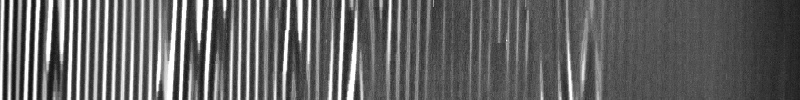
#> input picture test/Image0.jpg, 800 x 100 px
$ python -i rule_based_service.py   (imports and definitions only)
#> lines starting #> are read from the running program, lines starting #| are printed output that depends on the picture; after the words box and inside, x2 and y2 are one past the last pixel; in counts of white or black regions, pixels touching at a corner belong together
#!/usr/bin/env python3
# -*- coding: utf-8 -*-
"""基于规则的膜面褶皱检测共享目录服务

与 dinomaly_service.py（Dinomaly 深度学习版）的输入输出契约完全一致：
  input/{process_id}/           ← 工控端投递（request.json + 图像）
  output/{process_id}/*.png|json ← 本服务写出三件套
差异仅在推理引擎：预处理 + 轮廓 + 几何规则 + 单遍聚类（仅依赖 cv2 + numpy）。

部署警告：本脚本与 Dinomaly 版监听同一 input 目录，严禁两个进程同时运行，
否则会抢任务并以相同文件名互相覆盖输出。切换顺序：停旧进程 → 启新进程。
"""

import argparse
import json
import logging
import math
import os
import sys
import time
from datetime import datetime
from pathlib import Path
from typing import Dict, List, Optional, Sequence, Tuple

import cv2
import numpy as np


project_root = os.path.dirname(os.path.abspath(__file__))
sys.path.append(project_root)

# 默认路径配置（本地运行：脚本目录下的 input/output）
_DEFAULT_DIR = Path(__file__).resolve().parent
DEFAULT_ANOMALY_INPUT_DIR = str(_DEFAULT_DIR / "input")
DEFAULT_ANOMALY_OUTPUT_DIR = str(_DEFAULT_DIR / "output")

LOGGER = logging.getLogger("anomaly_rule_service")
IMAGE_EXTENSIONS = {".jpg", ".jpeg", ".png", ".bmp", ".tif", ".tiff"}

# JSON 展示用的子图划分：全图宽度 25 等分，与 Dinomaly 版 fixed_crop 的全图划分语义对齐，
# 仅用于 crop_results 字段兼容，不影响实际检测区域
DISPLAY_NUM_CROPS = 25

# 全图评分时剔除的首尾子图数（各 2 片，共 4 片），与 Dinomaly 版 exclude_edge_crops 对齐
_EXCLUDED_EDGE_CROPS = 2

# 合成异常图的高斯平滑核（边缘柔化，接近深度学习版热区观感；1 表示不平滑）
SMOOTH_KERNEL_SIZE = 31

# 规则参数的标定基准：产线原图 31901x1000 的图像高度。
# 检测时按 实际高度/REF_HEIGHT 缩放全部绝对像素参数，使缩小图（如 500x500）同样可用
REF_HEIGHT = 1000


# [18 lines left out: function _resolve_threshold, not called in this run]


DEFAULT_CROP_EXCLUDE_DETECT = 0
DEFAULT_CROP_EXCLUDE_JUDGE = 2
DEFAULT_CROP_EXCLUDE_DISPLAY = 0
MAX_CROP_EXCLUDE = 12  # 25 等分下每侧最多排除 12 份（保留中间 1 份）


# [20 lines left out: function _resolve_edge_crop_count, not called in this run]


def _resolve_crop_exclude_detect() -> int:
    return _resolve_edge_crop_count("ANOMALY_CROP_EXCLUDE_DETECT", DEFAULT_CROP_EXCLUDE_DETECT)


def _resolve_crop_exclude_judge() -> int:
    return _resolve_edge_crop_count("ANOMALY_CROP_EXCLUDE_JUDGE", DEFAULT_CROP_EXCLUDE_JUDGE)


def _resolve_crop_exclude_display() -> int:
    return _resolve_edge_crop_count("ANOMALY_CROP_EXCLUDE_DISPLAY", DEFAULT_CROP_EXCLUDE_DISPLAY)


# [25 lines left out: functions _resolve_crop_exclusions, _filter_wrinkles_by_segments, not called in this run]


def _odd(value: float, minimum: int = 3) -> int:
    # cv2 的核尺寸/blockSize 必须为正奇数
    v = max(int(round(value)), minimum)
    return v if v % 2 == 1 else v + 1


# [23 lines left out: functions setup_logging, resolve_configured_path, min_max_norm, not called in this run]


def cvt2heatmap(gray: np.ndarray) -> np.ndarray:
    # 与服务器 utils_.py:cvt2heatmap 逐行一致
    return cv2.applyColorMap(np.uint8(gray), cv2.COLORMAP_JET)


class Cluster:
    """单遍聚类的簇：维护特征质心与成员轮廓点集"""

    def __init__(self, features: Sequence[float], contour: np.ndarray):
        self.centroid = np.array(features, dtype=np.float32)
        self.members: List[Sequence[float]] = [features]
        self.contours: List[np.ndarray] = [contour]
        self.n_samples = 1

    # [4 lines left out: function update_centroid, not called in this run]

    def distance(self, point: Sequence[float], l2: float = 0.5, l3: float = 0.2) -> float:
        pos_diff = np.linalg.norm(np.asarray(point[:2]) - self.centroid[:2])
        area_centroid = self.centroid[2] * self.centroid[3]
        area_point = point[2] * point[3]
        area_diff = abs(area_centroid - area_point) / (max(area_centroid, 1.0))
        angle_diff = abs(point[4] - self.centroid[4])
        return pos_diff * (1 + l2 * area_diff + l3 * angle_diff)


class SinglePassClustering:
    """单遍聚类：合并同一褶皱被分割出的多个轮廓（相对 OptiRoll 原版额外携带轮廓点集）"""

    def __init__(self, threshold: float = 50.0, l2: float = 0.5, l3: float = 0.2):
        self.threshold = threshold
        self.l2 = l2
        self.l3 = l3
        self.clusters: List[Cluster] = []

    def add_point(self, features: Sequence[float], contour: np.ndarray) -> None:
        nearest_cluster: Optional[Cluster] = None
        min_distance = float("inf")

        for cluster in self.clusters:
            dist = cluster.distance(features, self.l2, self.l3)
            if dist < min_distance:
                min_distance = dist
                nearest_cluster = cluster

        if nearest_cluster and min_distance <= self.threshold:
            nearest_cluster.members.append(features)
            nearest_cluster.contours.append(contour)
            nearest_cluster.update_centroid(features)
        else:
            self.clusters.append(Cluster(features, contour))

    def get_results(self) -> List[Tuple[List[float], List[np.ndarray]]]:
        return [(c.centroid.tolist(), c.contours) for c in self.clusters]


class RuleBasedWrinkleCore:
    """规则化褶皱检测核心（移植自 OptiRoll RuleBasedWrinkleDetector，去除项目数据模型依赖）"""

    def __init__(
        self,
        crop_start: int = 0,
        crop_width: int = 10**9,
        min_height: int = 950,
        min_width: int = 20,
        max_width: int = 80,
        min_ratio: float = 5.0,
        max_angle_dev: float = 30.0,
        clustering_threshold: float = 50.0,
    ):
        # 所有构造参数均为 REF_HEIGHT 分辨率下的标定值，detect() 内按图片高度等比缩放。
        # crop_start=0 + 足够大的 crop_width 表示全图检测（detect 内有 min(x2, w) 保护）
        self.crop_start = crop_start
        self.crop_width = crop_width
        self.min_height = min_height
        self.min_width = min_width
        self.max_width = max_width
        self.min_ratio = min_ratio
        self.max_angle_dev = max_angle_dev
        self.clustering_threshold = clustering_threshold

    def preprocess(self, image: np.ndarray, scale: float = 1.0) -> np.ndarray:
        blurred = cv2.medianBlur(image, _odd(5 * scale))
        clahe = cv2.createCLAHE(clipLimit=2.0, tileGridSize=(8, 8))
        enhanced = clahe.apply(blurred)
        binary = cv2.adaptiveThreshold(
            enhanced, 255, cv2.ADAPTIVE_THRESH_MEAN_C,
            cv2.THRESH_BINARY, blockSize=_odd(201 * scale, minimum=5), C=25
        )
        binary_inv = cv2.bitwise_not(binary)
        v_kernel = cv2.getStructuringElement(cv2.MORPH_RECT, (1, _odd(15 * scale)))
        refined = cv2.morphologyEx(binary_inv, cv2.MORPH_CLOSE, v_kernel)
        h_kernel = cv2.getStructuringElement(cv2.MORPH_RECT, (_odd(3 * scale), _odd(3 * scale)))
        refined = cv2.morphologyEx(refined, cv2.MORPH_OPEN, h_kernel)
        return refined

    @staticmethod
    def _calculate_angle_from_min_area_rect(
        rect: Tuple[Tuple[float, float], Tuple[float, float], float]
    ) -> Tuple[float, float, float]:
        (cx, cy), (rw, rh), angle = rect
        if rw > rh:
            rw, rh = rh, rw
            angle += 90

        if angle > 90:
            angle -= 180
        elif angle < -90:
            angle += 180
        return rw, rh, angle

    @staticmethod
    def _calculate_severity(width: float, height: float, aspect_ratio: float, scale: float = 1.0) -> int:
        width_score = 1.0
        if width > 45 * scale: width_score = 5.0
        elif width > 35 * scale: width_score = 4.0
        elif width > 25 * scale: width_score = 3.0
        elif width > 18 * scale: width_score = 2.0

        ratio_score = 1.0
        if aspect_ratio > 12: ratio_score = 5.0
        elif aspect_ratio > 9: ratio_score = 4.0
        elif aspect_ratio > 6: ratio_score = 3.0
        elif aspect_ratio > 4: ratio_score = 2.0

        avg_score = (width_score + ratio_score) / 2
        return min(5, max(1, int(round(avg_score))))

    def _calculate_confidence(self, width, height, angle_error, aspect_ratio, scale: float = 1.0) -> float:
        confidence = 0.5
        if self.min_width * scale <= width <= self.max_width * scale: confidence += 0.2
        elif width > self.max_width * scale: confidence -= 0.1
        if height > self.min_height * scale * 1.5: confidence += 0.15
        elif height > self.min_height * scale: confidence += 0.1
        if angle_error <= 5: confidence += 0.1
        elif angle_error <= self.max_angle_dev: confidence += 0.05
        if aspect_ratio > self.min_ratio * 1.5: confidence += 0.1
        elif aspect_ratio > self.min_ratio: confidence += 0.05
        return min(1.0, max(0.0, confidence))

    def detect(self, gray: np.ndarray) -> List[Dict]:
        """输入全图灰度图，返回全图坐标系的褶皱列表（dict 含合成异常图用的 contours）"""
        h, w = gray.shape[:2]
        scale = h / REF_HEIGHT
        x1 = int(round(self.crop_start * scale))
        x2 = min(x1 + int(round(self.crop_width * scale)), w)
        in_roi = x1 < w
        roi_img = gray[:, x1:x2] if in_roi else gray
        x_offset = x1 if in_roi else 0

        binary_roi = self.preprocess(roi_img, scale)
        contours, _ = cv2.findContours(binary_roi, cv2.RETR_EXTERNAL, cv2.CHAIN_APPROX_SIMPLE)

        min_width = self.min_width * scale
        max_width = self.max_width * scale
        min_height = self.min_height * scale

        candidates: List[Tuple[List[float], np.ndarray]] = []
        for cnt in contours:
            rect = cv2.minAreaRect(cnt)
            rw, rh, angle = self._calculate_angle_from_min_area_rect(rect)
            angle_error = abs(angle)
            if angle_error > self.max_angle_dev:
                continue
            if rw < min_width or rw > max_width or rh < min_height:
                continue
            if (rh / (rw + 1e-5)) < self.min_ratio:
                continue

            global_cx = x_offset + rect[0][0]
            cnt_shifted = cnt + np.array([x_offset, 0], dtype=cnt.dtype) if x_offset else cnt
            candidates.append(([global_cx, rect[0][1], rw, rh, angle], cnt_shifted))

        clustering = SinglePassClustering(threshold=self.clustering_threshold * scale)
        for features, cnt in candidates:
            clustering.add_point(features, cnt)

        wrinkles: List[Dict] = []
        for idx, (centroid, member_contours) in enumerate(clustering.get_results()):
            cx, cy, rw, rh, angle = centroid
            width, height = float(rw), float(rh)
            aspect_ratio = height / (width + 1e-5)
            wrinkles.append({
                "id": idx,
                "cx": float(cx),
                "cy": float(cy),
                "width": width,
                "length": height,
                "angle": float(angle),
                "confidence": self._calculate_confidence(width, height, abs(angle), aspect_ratio, scale),
                "severity": self._calculate_severity(width, height, aspect_ratio, scale),
                "bbox": (
                    float(cx - width / 2), float(cy - height / 2),
                    float(cx + width / 2), float(cy + height / 2),
                ),
                "contours": member_contours,
            })
        return wrinkles


class AnomalyProcessorService:
    # [52 lines left out: functions __init__, _list_batch_dirs, _get_latest_batch_dir, _load_request_metadata, _find_batch_image, not called in this run]

    def _is_square_request(self, request_data: Dict) -> bool:
        return request_data.get("image_type", "") == "square"

    # [7 lines left out: function _get_output_paths, not called in this run]

    def _is_result_ready(self, process_id: str) -> bool:
        prediction_path, heatmap_path, json_path = self._get_output_paths(process_id)
        return prediction_path.exists() and heatmap_path.exists() and json_path.exists()

    # [360 lines left out: functions _get_anomaly_level, _calculate_analog_voltage, _overall_score, _compose_anomaly_map, _build_crop_results, _wrinkle_to_json and 8 more, not called in this run]


# [2 lines not run here, left out]

>>> import cv2
>>> picture = cv2.imread('../../../test/Image0.jpg', cv2.IMREAD_GRAYSCALE)
#> picture is the input picture: shape (100, 800); min 14, max 255, mean 100.8
>>> result = RuleBasedWrinkleCore().detect(picture)
#> in preprocess, `enhanced = clahe.apply(blurred)`:
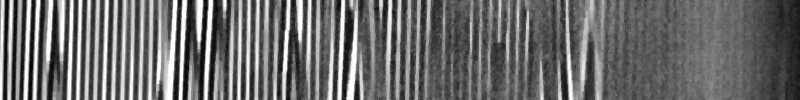
#> enhanced: shape (100, 800); min 5, max 255, mean 108.7
#> in preprocess, `binary = cv2.adaptiveThreshold( enhanced, 255, cv2.ADAPTIVE_THRESH_MEA..`:
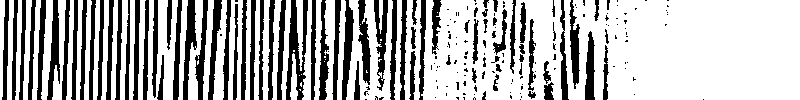
#> binary: shape (100, 800); 70.5% white; 190 black regions (110 under 20 px), largest, box (x1, y1, x2, y2) and area: (286, 0, 308, 100) 1092, (183, 0, 197, 100) 677, (47, 0, 60, 100) 660
#> in preprocess, `refined = cv2.morphologyEx(binary_inv, cv2.MORPH_CLOSE, v_kernel)`:
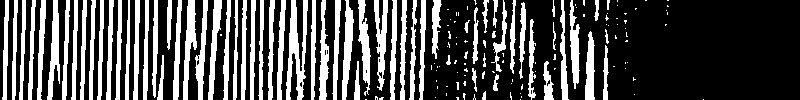
#> refined: shape (100, 800); 30% white; 154 white regions (87 under 20 px), largest, box (x1, y1, x2, y2) and area: (286, 0, 308, 100) 1119, (183, 0, 197, 100) 682, (374, 0, 388, 91) 667
#> in preprocess, `refined = cv2.morphologyEx(refined, cv2.MORPH_OPEN, h_kernel)`:
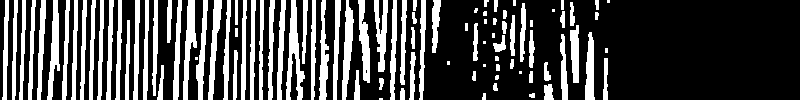
#> refined: shape (100, 800); 28.3% white; 97 white regions (16 under 20 px)
#> in detect, `contours, _ = cv2.findContours(binary_roi, cv2.RETR_EXTERNAL, cv2.CHAI..`: contours = 97 contours, 26 with area under 20; largest, box (x1, y1, x2, y2) and area: (286, 0, 305, 100) 688, (183, 0, 197, 100) 562, (342, 0, 354, 100) 553, (47, 0, 60, 100) 528, (208, 0, 222, 100) 496
#> the loop in detect, `for cnt in contours:` made 97 passes
#> (rect, cx in _calculate_angle_from_min_area_rect, cy in _calculate_angle_from_min_area_rect, rw, rh, angle, angle_error) on passes 3, 4, 5, 6, 7, 8, 9, 11: (((483.5, 96), (6, 3), -90), 483.5, 96, 3, 6, 0, 0), (((402, 93.5), (11, 4), -90), 402, 93.5, 4, 11, 0, 0), (((548.5, 91.5), (15, 9), -90), 548.5, 91.5, 9, 15, 0, 0), (((495, 86.5), (7, 4), -90), 495, 86.5, 4, 7, 0, 0), (((381, 83.5), (11, 4), -90), 381, 83.5, 4, 11, 0, 0), (((496.5, 77), (4, 3), -90), 496.5, 77, 3, 4, 0, 0), (((530.5, 76.5), (11, 3), -90), 530.5, 76.5, 3, 11, 0, 0), (((473.5, 75.5), (9, 3), -90), 473.5, 75.5, 3, 9, 0, 0)
#> (cnt, rect, cx in _calculate_angle_from_min_area_rect, cy in _calculate_angle_from_min_area_rect, rw, rh, angle, angle_error) on passes 17, 24, 28, 31, 35, 37: ([[447, 61], [447, 64], [449, 64], [449, 61]], ((448, 62.5), (3, 2), -90), 448, 62.5, 2, 3, 0, 0), ([[605, 48], [605, 52], [607, 52], [607, 48]], ((606, 50), (4, 2), -90), 606, 50, 2, 4, 0, 0), ([[492, 33], [492, 37], [494, 37], [494, 33]], ((493, 35), (4, 2), -90), 493, 35, 2, 4, 0, 0), ([[235, 28], [235, 36], [237, 36], [237, 28]], ((236, 32), (8, 2), -90), 236, 32, 2, 8, 0, 0), ([[465, 23], [465, 30], [467, 30], [467, 23]], ((466, 26.5), (7, 2), -90), 466, 26.5, 2, 7, 0, 0), ([[530, 20], [530, 26], [532, 26], [532, 20]], ((531, 23), (6, 2), -90), 531, 23, 2, 6, 0, 0)
#> the loop in detect, `for features, cnt in candidates:` made 28 passes
#> the loop in detect, `for idx, (centroid, member_contours) in enumerate(clustering.get_resul..` made 28 passes
#> (centroid, member_contours) on pass 28: ([5.18, 49.5, 4.33, 99.11, 1.27], 1 contour; box (x1, y1, x2, y2) and area: (2, 0, 9, 100) 320)

$ run again, on test/Image10.jpg
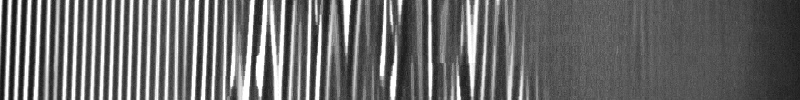
#> input picture test/Image10.jpg, 800 x 100 px
#> picture is the input picture: shape (100, 800); min 15, max 255, mean 107.8
#> in preprocess, `binary = cv2.adaptiveThreshold( enhanced, 255, cv2.ADAPTIVE_THRESH_MEA..`:
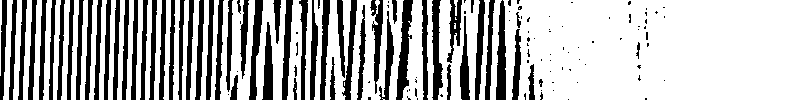
#> binary: shape (100, 800); 70.6% white; 135 black regions (76 under 20 px), largest, box (x1, y1, x2, y2) and area: (396, 0, 413, 100) 853, (496, 0, 506, 100) 731, (432, 0, 443, 100) 701
#> in preprocess, `refined = cv2.morphologyEx(refined, cv2.MORPH_OPEN, h_kernel)`:
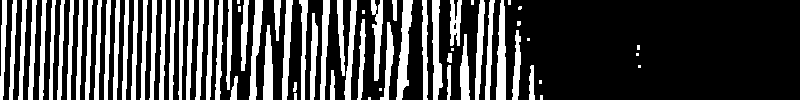
#> refined: shape (100, 800); 28.7% white; 71 white regions (16 under 20 px)
#> contours = 71 contours, 17 with area under 20; largest, box (x1, y1, x2, y2) and area: (396, 0, 413, 100) 742, (496, 0, 506, 100) 632, (432, 0, 443, 100) 593, (249, 0, 263, 100) 568, (282, 0, 293, 100) 509
#> the loop in detect, `for cnt in contours:` made 71 passes
#> (rect, cx in _calculate_angle_from_min_area_rect, cy in _calculate_angle_from_min_area_rect, rw, rh, angle, angle_error) on passes 5, 7, 8, 10, 11: (((294.5, 86.5), (9, 3), -90), 294.5, 86.5, 3, 9, 0, 0), (((233.6, 87.51), (23.37, 6.11), -86.63), 233.6, 87.51, 6.11, 23.37, 3.37, 3.37), (((332, 84.5), (29, 4), -90), 332, 84.5, 4, 29, 0, 0), (((531.5, 82), (34, 5), -90), 531.5, 82, 5, 34, 0, 0), (((448.5, 82), (34, 3), -90), 448.5, 82, 3, 34, 0, 0)
#> the loop in detect, `for features, cnt in candidates:` made 32 passes
#> the loop in detect, `for idx, (centroid, member_contours) in enumerate(clustering.get_resul..` made 32 passes

$ run again, on test/Image12.jpg
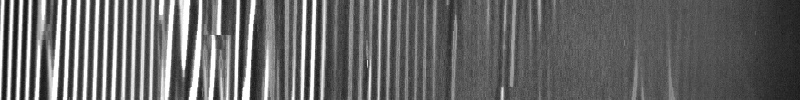
#> input picture test/Image12.jpg, 800 x 100 px
#> picture is the input picture: shape (100, 800); min 15, max 255, mean 104.1
#> in preprocess, `binary = cv2.adaptiveThreshold( enhanced, 255, cv2.ADAPTIVE_THRESH_MEA..`:
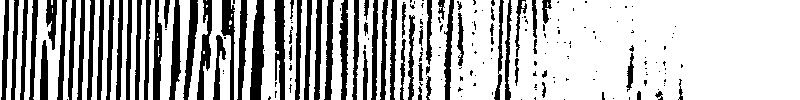
#> binary: shape (100, 800); 72.2% white; 194 black regions (124 under 20 px), largest, box (x1, y1, x2, y2) and area: (250, 0, 265, 100) 1021, (274, 0, 285, 100) 804, (183, 0, 198, 100) 689
#> in preprocess, `refined = cv2.morphologyEx(refined, cv2.MORPH_OPEN, h_kernel)`:
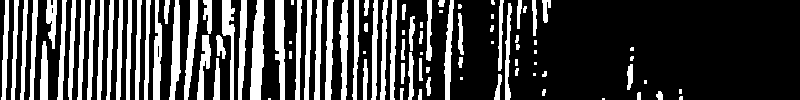
#> refined: shape (100, 800); 26.8% white; 97 white regions (23 under 20 px)
#> contours = 97 contours, 33 with area under 20; largest, box (x1, y1, x2, y2) and area: (250, 0, 265, 100) 915, (275, 0, 285, 100) 651, (184, 0, 198, 100) 585, (169, 0, 181, 100) 582, (153, 0, 162, 100) 528
#> the loop in detect, `for cnt in contours:` made 97 passes
#> (rect, cx in _calculate_angle_from_min_area_rect, cy in _calculate_angle_from_min_area_rect, rw, rh, angle, angle_error) on passes 4, 5, 7, 8, 9: (((638.5, 95.5), (7, 3), -90), 638.5, 95.5, 3, 7, 0, 0), (((659, 95), (8, 6), -90), 659, 95, 6, 8, 0, 0), (((543.5, 92), (6, 3), -90), 543.5, 92, 3, 6, 0, 0), (((419.5, 94), (10, 3), -90), 419.5, 94, 3, 10, 0, 0), (((401.5, 93.5), (11, 3), -90), 401.5, 93.5, 3, 11, 0, 0)
#> the loop in detect, `for features, cnt in candidates:` made 27 passes
#> the loop in detect, `for idx, (centroid, member_contours) in enumerate(clustering.get_resul..` made 27 passes
